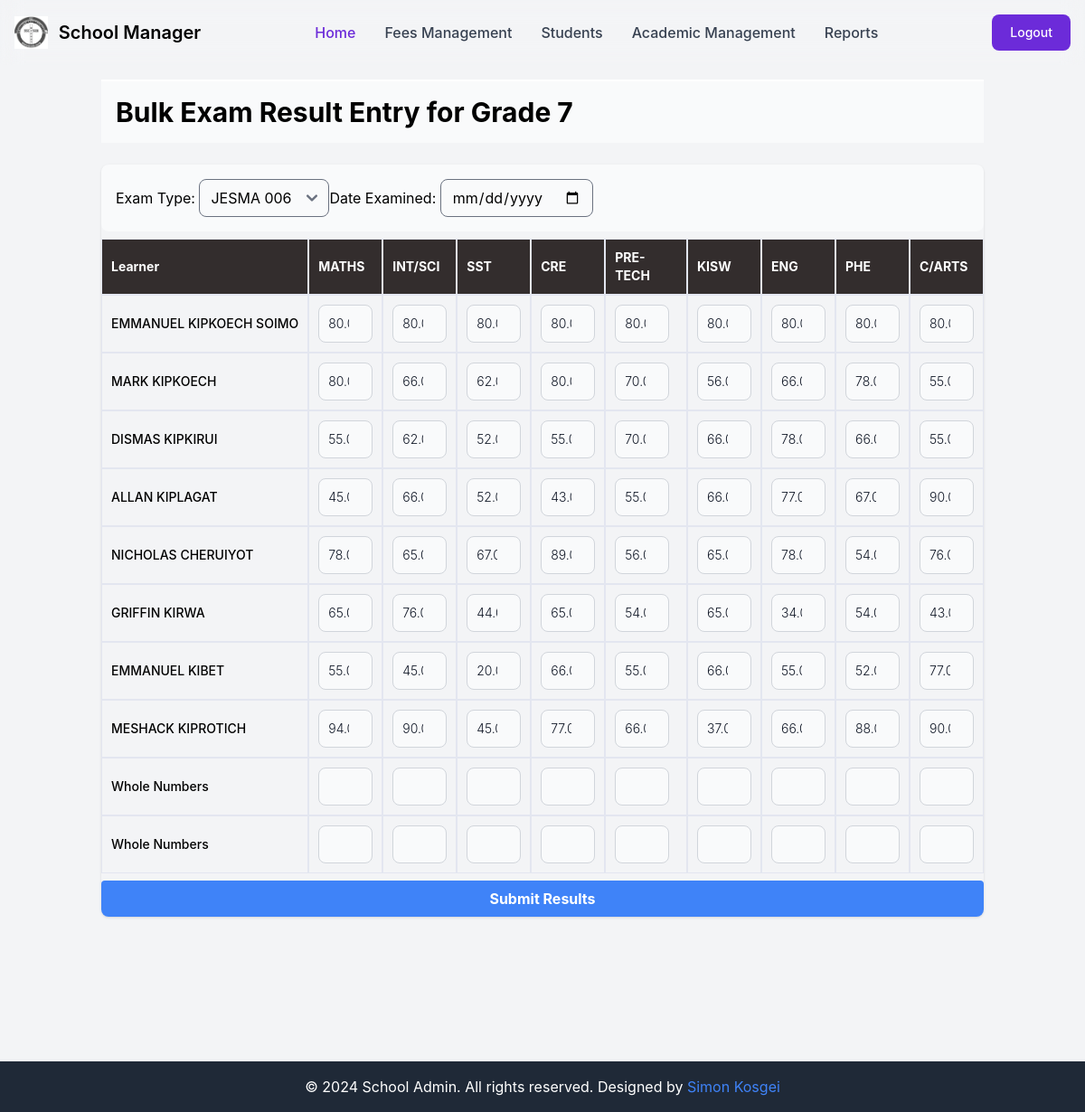
Before: /control/bulk-exam-result-entry/10/ (signed in) with the older database file.
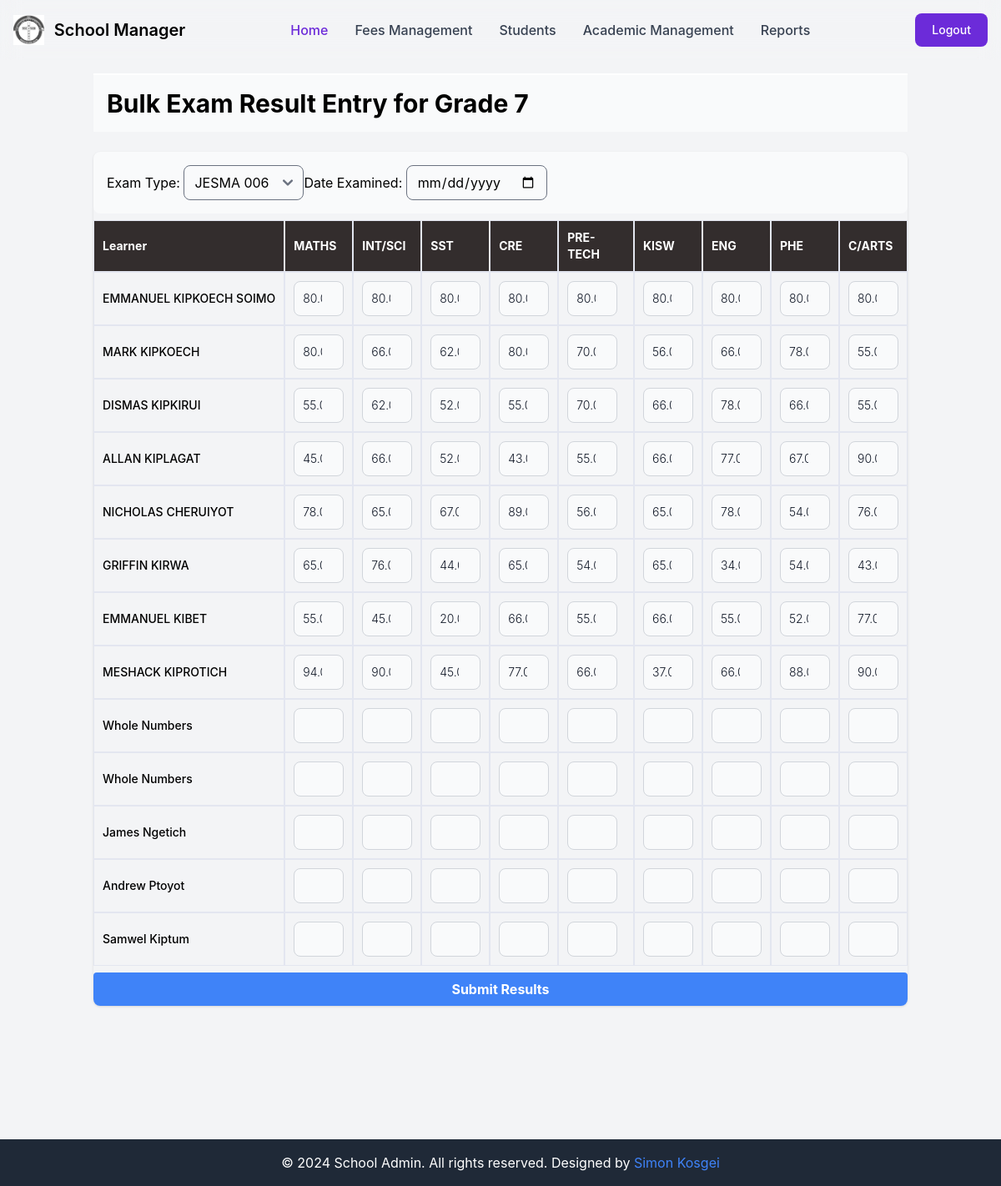
After: the same page with the newer database file.
### exams/models.py (models this page shows, shortened)
class Subject(models.Model):
    name = models.CharField(max_length=100)
    subject_id = models.AutoField(primary_key=True)
    grades = models.ManyToManyField(Grade, related_name='subjects')

### learners/models.py (models this page shows, shortened)
class LearnerRegister(models.Model):
    register_date = models.DateTimeField(auto_now_add=True)
    learner_id = models.IntegerField(unique=True)
    date_of_birth = models.DateField()
    name = models.CharField(max_length=100)
    grade = models.ForeignKey(Grade, on_delete=models.CASCADE, related_name='learners', default='1')
    gender = models.CharField(max_length=100)
    name_of_parent = models.CharField(max_length=100, default='Parent')
    parent_contact = models.CharField(max_length=100, default='Contact')
    fee_balance = models.DecimalField(max_digits=10, decimal_places=2, default=0)
    maize_balance = models.DecimalField(max_digits=10, decimal_places=2, default=0)
    beans_balance = models.DecimalField(max_digits=10, decimal_places=2, default=0)

### administrator/views.py (the view, shortened to what this page needs)
# urls.py: path('bulk-exam-result-entry/<int:grade_id>/', views.bulk_exam_result_entry_grade, name='bulk_exam_result_entry_grade'),
@login_required
def bulk_exam_result_entry_grade(request, grade_id):
    grade = get_object_or_404(Grade, id=grade_id)
    learners = LearnerRegister.objects.filter(grade=grade)
    subjects = grade.subjects.all()
    exam_types = ExamType.objects.all()
    existing_scores = {}
    for learner in learners:
        learner_scores = {}
        for subject in subjects:
            try:
                result = ExamResult.objects.get(learner_id=learner, subject=subject)
                learner_scores[subject.subject_id] = result.score
            except ExamResult.DoesNotExist:
                pass
        if learner_scores:
            existing_scores[learner.id] = learner_scores
    context = {
        'grade': grade,
        'learners': learners,
        'subjects': subjects,
        'exam_types': exam_types,
        'existing_scores': existing_scores,
    }
    return render(request, 'admin/bulk_exam_result_entry_grade.html', context)

### administrator/templatetags/custom_filters.py (called while the page is built)
@register.filter
def get_item(dictionary, key):
    return dictionary.get(key)

### templates/admin/bulk_exam_result_entry_grade.html (shortened to what the changed rows need)
<head>
</head>
{% extends 'admin/base.html' %}
{% load custom_filters %}
{% block extra_css %}
<link rel="stylesheet" type="text/css" href="https://cdn.datatables.net/1.10.24/css/dataTables.bootstrap4.min.css">
{% endblock %}
{% block content %}
<div class="container-fluid">
    <h2 class="text-3xl font-bold mb-6 p-4 bg-gray-50 dark:bg-gray-900 dark:text-white border-t-2 border-white">Bulk Exam Result Entry for {{ grade.grade_name }}</h2>
    <form method="post">
        <div class="flex flex-col rounded-lg shadow overflow-hidden">
            <div class="overflow-x-auto sm:-mx-6 lg:-mx-8">
            <div class="inline-block min-w-full py-2 sm:px-6 lg:px-8">
            <div class="sticky-table-container">
                <table class="table table-bordered min-w-full text-left text-sm font-light text-surface dark:text-white sticky-table" id="dataTable" width="100%" cellspacing="0">
                    <thead class="sticky top-0 border-b border-neutral-200 bg-[#332D2D] font-medium text-white dark:border-white/10">
                        <tr>
                            <th scope="col" class="px-6 py-4">Learner</th>
                            {% for subject in subjects %}
                                <th scope="col" class=" px-6 py-4">{{ subject.name }}</th>
                            {% endfor %}
                        </tr>
                    </thead>
                    <tbody>
                        {% for learner in learners %}
                        <tr class="border-b border-neutral-200 dark:border-white/10">
                            <td class="whitespace-nowrap px-6 py-4 font-medium">{{ learner.name }}</td>
                            {% for subject in subjects %}
                                <td class="whitespace-nowrap  px-6 py-4">
                                    {% if learner.id in existing_scores and subject.subject_id in existing_scores|get_item:learner.id %}
                                        <input class="bg-gray-50 border border-gray-300 text-gray-900 text-sm rounded-lg focus:ring-blue-500 focus:border-blue-500 block p-2.5 dark:bg-gray-700 dark:border-gray-600 dark:placeholder-gray-400 dark:text-white dark:focus:ring-blue-500 dark:focus:border-blue-500" type="number" name="score_{{ learner.id }}_{{ subject.subject_id }}" value="{{ existing_scores|get_item:learner.id|get_item:subject.subject_id }}" readonly>
                                    {% else %}
                                        <input class="bg-gray-50 border border-gray-300 text-gray-900 text-sm rounded-lg focus:ring-blue-500 focus:border-blue-500 block p-2.5 dark:bg-gray-700 dark:border-gray-600 dark:placeholder-gray-400 dark:text-white dark:focus:ring-blue-500 dark:focus:border-blue-500" type="number" name="score_{{ learner.id }}_{{ subject.subject_id }}" min="0" max="100" step="1">
                                    {% endif %}
                                </td>
                            {% endfor %}
                        </tr>
                        {% endfor %}
                    </tbody>
                </table>
                </div>
            </div>
        </div>
        </div>
    </form>
</div>
{% endblock %}

Changed rows visible on the page:
added LearnerRegister: name "James Ngetich"
added LearnerRegister: name "Andrew Ptoyot"
added LearnerRegister: name "Samwel Kiptum"
